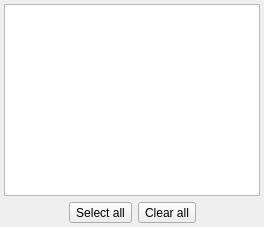
         <widget class="QWidget" name="tab_2">
          <attribute name="title">
           <string>Columns</string>
          </attribute>
          <layout class="QGridLayout" name="gridLayout_8">
           <property name="leftMargin">
            <number>4</number>
           </property>
           <property name="topMargin">
            <number>4</number>
           </property>
           <property name="rightMargin">
            <number>4</number>
           </property>
           <property name="bottomMargin">
            <number>4</number>
           </property>
           <item row="0" column="0">
            <widget class="QListWidget" name="columns_lst"/>
           </item>
           <item row="1" column="0">
            <layout class="QHBoxLayout" name="horizontalLayout_3">
             <item>
              <spacer name="horizontalSpacer_3">
               <property name="orientation">
                <enum>Qt::Horizontal</enum>
               </property>
               <property name="sizeHint" stdset="0">
                <size>
                 <width>58</width>
                 <height>20</height>
                </size>
               </property>
              </spacer>
             </item>
             <item>
              <widget class="QToolButton" name="select_all_tb">
               <property name="sizePolicy">
                <sizepolicy hsizetype="Preferred" vsizetype="Preferred">
                 <horstretch>0</horstretch>
                 <verstretch>0</verstretch>
                </sizepolicy>
               </property>
               <property name="text">
                <string>Select all</string>
               </property>
              </widget>
             </item>
             <item>
              <widget class="QToolButton" name="clear_all_tb">
               <property name="sizePolicy">
                <sizepolicy hsizetype="Preferred" vsizetype="Preferred">
                 <horstretch>0</horstretch>
                 <verstretch>0</verstretch>
                </sizepolicy>
               </property>
               <property name="text">
                <string>Clear all</string>
               </property>
              </widget>
             </item>
             <item>
              <spacer name="horizontalSpacer_2">
               <property name="orientation">
                <enum>Qt::Horizontal</enum>
               </property>
               <property name="sizeHint" stdset="0">
                <size>
                 <width>58</width>
                 <height>20</height>
                </size>
               </property>
              </spacer>
             </item>
            </layout>
           </item>
          </layout>
         </widget>
